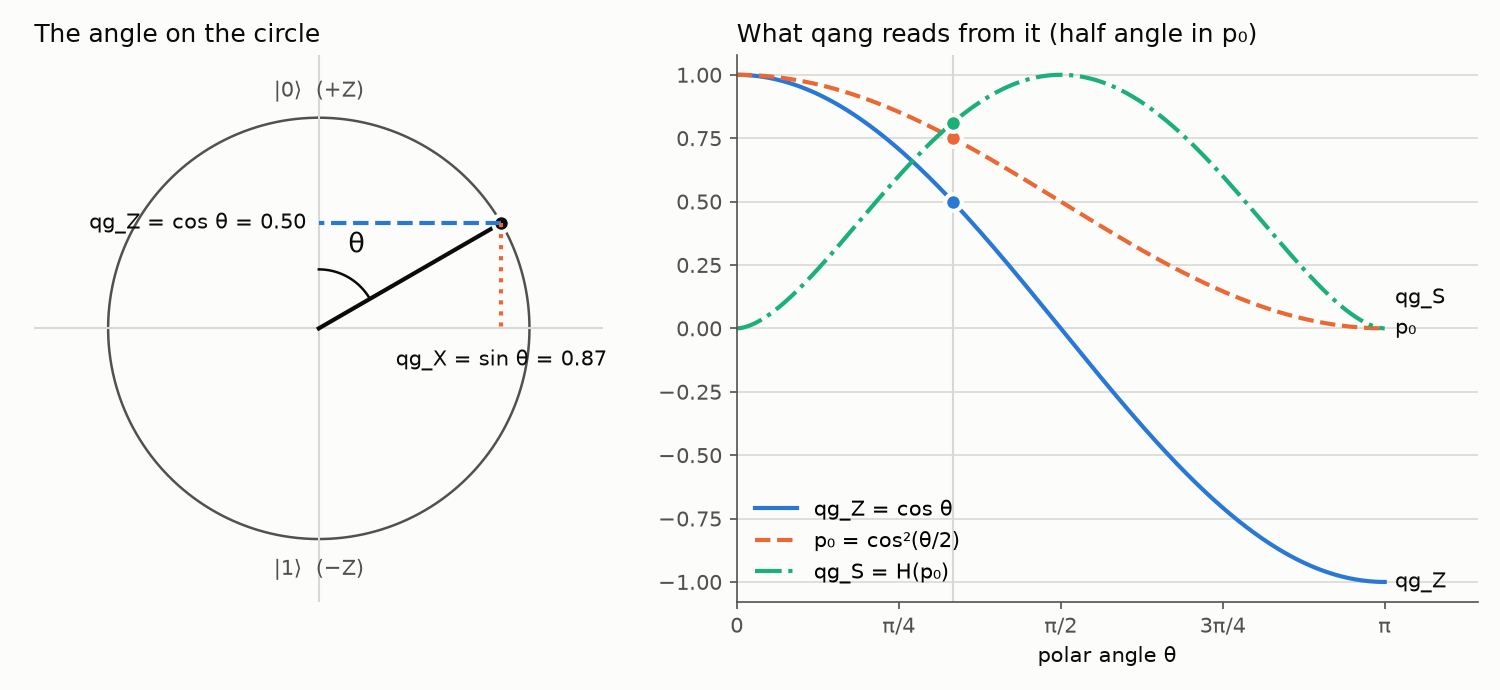

Write the Python code that produced this figure.
"""
From the unit circle to qang: one figure for the README.

Left: the X-Z great circle of the Bloch sphere drawn as the unit circle. A
state at polar angle theta (measured from +Z) projects to qg_Z = cos(theta)
on the vertical axis and qg_X = sin(theta) on the horizontal one. Right: the
three quantities read from the same angle, qg_Z = cos(theta), the outcome
probability p0 = cos^2(theta/2) = (1 + qg_Z)/2 (the half angle of Born's rule)
and the entropic qang qg_S = H(p0).

python examples/unit_circle_qg.py   ->   examples/unit_circle_qg.png
"""

import math
import os

import matplotlib

matplotlib.use("Agg")
import matplotlib.pyplot as plt  # noqa: E402
import numpy as np  # noqa: E402

HERE = os.path.dirname(os.path.abspath(__file__))
BLUE, ORANGE, AQUA = "#2a78d6", "#eb6834", "#1baf7a"
INK, MUTED, GRID, SURFACE = "#0b0b0b", "#52514e", "#d9d8d4", "#fcfcfb"
THETA0 = math.pi / 3


def h2(p):
    p = np.clip(p, 1e-15, 1 - 1e-15)
    return -(p * np.log2(p) + (1 - p) * np.log2(1 - p))


def main(out=os.path.join(HERE, "unit_circle_qg.png")):
    fig, (a, b) = plt.subplots(1, 2, figsize=(10, 4.6), gridspec_kw={"width_ratios": [1, 1.25]})
    fig.patch.set_facecolor(SURFACE)
    for ax in (a, b):
        ax.set_facecolor(SURFACE)

    # left: unit circle in the X-Z plane, theta measured from +Z
    t = np.linspace(0, 2 * np.pi, 400)
    a.plot(np.sin(t), np.cos(t), color=MUTED, lw=1.2)
    a.axhline(0, color=GRID, lw=1)
    a.axvline(0, color=GRID, lw=1)
    x0, z0 = math.sin(THETA0), math.cos(THETA0)
    a.plot([0, x0], [0, z0], color=INK, lw=2)
    a.plot([x0], [z0], "o", color=INK, ms=8, mec=SURFACE, mew=2)
    a.plot([x0, 0], [z0, z0], color=BLUE, lw=2, ls="--")
    a.plot([x0, x0], [z0, 0], color=ORANGE, lw=2, ls=":")
    arc = np.linspace(0, THETA0, 50)
    a.plot(0.28 * np.sin(arc), 0.28 * np.cos(arc), color=INK, lw=1.2)
    a.text(0.14, 0.36, "θ", fontsize=13, color=INK)
    a.text(-0.06, z0, f"qg_Z = cos θ = {z0:.2f}", ha="right", va="center", fontsize=10, color=INK)
    a.text(x0, -0.1, f"qg_X = sin θ = {x0:.2f}", ha="center", va="top", fontsize=10, color=INK)
    a.text(0, 1.1, "|0⟩  (+Z)", ha="center", fontsize=10, color=MUTED)
    a.text(0, -1.17, "|1⟩  (−Z)", ha="center", fontsize=10, color=MUTED)
    a.set_xlim(-1.35, 1.35)
    a.set_ylim(-1.3, 1.3)
    a.set_aspect("equal")
    a.axis("off")
    a.set_title("The angle on the circle", fontsize=12, color=INK, loc="left")

    # right: what qang reads from the same angle
    th = np.linspace(0, np.pi, 400)
    p0 = np.cos(th / 2) ** 2
    curves = [(np.cos(th), BLUE, "-", "qg_Z = cos θ"),
              (p0, ORANGE, "--", "p₀ = cos²(θ/2)"),
              (h2(p0), AQUA, "-.", "qg_S = H(p₀)")]
    for y, c, ls, lab in curves:
        b.plot(th, y, color=c, lw=2, ls=ls, label=lab)
    b.axvline(THETA0, color=GRID, lw=1)
    for y, c, _, _ in curves:
        b.plot([THETA0], [np.interp(THETA0, th, y)], "o", color=c, ms=8, mec=SURFACE, mew=2)
    # direct labels at the right end
    b.text(np.pi + 0.05, -1.0, "qg_Z", color=INK, va="center", fontsize=10)
    b.text(np.pi + 0.05, 0.0, "p₀", color=INK, va="center", fontsize=10)
    b.text(np.pi + 0.05, 0.12, "qg_S", color=INK, va="center", fontsize=10)
    b.set_xticks([0, np.pi / 4, np.pi / 2, 3 * np.pi / 4, np.pi], ["0", "π/4", "π/2", "3π/4", "π"])
    b.set_xlim(0, np.pi + 0.45)
    b.set_ylim(-1.08, 1.08)
    b.grid(axis="y", color=GRID, lw=0.8)
    for s in ("top", "right"):
        b.spines[s].set_visible(False)
    for s in ("left", "bottom"):
        b.spines[s].set_color(MUTED)
    b.tick_params(colors=MUTED)
    b.set_xlabel("polar angle θ", color=INK)
    b.legend(loc="lower left", frameon=False, fontsize=10)
    b.set_title("What qang reads from it (half angle in p₀)", fontsize=12, color=INK, loc="left")

    fig.tight_layout()
    fig.savefig(out, dpi=150, facecolor=SURFACE)
    return out


if __name__ == "__main__":
    print(main())
